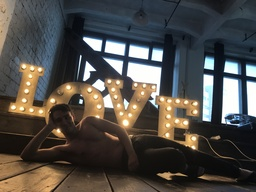
#> input picture Hack_flask/0.4812619343660616IMG_0822.jpg, 256 x 192 px, shrunk from 4032 x 3024 before the run
$ python -i cv.py   (imports and definitions only)
#> lines starting #> are read from the running program, lines starting #| are printed output that depends on the picture; after the words box and inside, x2 and y2 are one past the last pixel; in counts of white or black regions, pixels touching at a corner belong together
#> in cuppatch, img is the input picture: shape (192, 256, 3); mean B, G, R 71.8, 76.5, 80
import time

import numpy as np
import cv2
import matplotlib.pyplot as plt
from PIL import Image

BLUR = 21
CANNY_THRESH_1 = 10
CANNY_THRESH_2 = 200
MASK_DILATE_ITER = 10
MASK_ERODE_ITER = 10
MASK_COLOR = (0.0, 0.0, 1.0)  # In BGR format


def imagecup(imgo):
    height, width = imgo.shape[:2]
#> height = 192; width = 256
    # Create a mask holder
    mask = np.zeros(imgo.shape[:2], np.uint8)

    # Grab Cut the object
    bgdModel = np.zeros((1, 65), np.float64)
    fgdModel = np.zeros((1, 65), np.float64)

    # Hard Coding the Rect The object must lie within this rect.
    rect = (10, 10, width - 30, height - 30)
#> rect = (10, 10, 226, 162)
    cv2.grabCut(imgo, mask, rect, bgdModel, fgdModel, 5, cv2.GC_INIT_WITH_RECT)
    mask = np.where((mask == 2) | (mask == 0), 0, 1).astype('uint8')
    img1 = imgo * mask[:, :, np.newaxis]
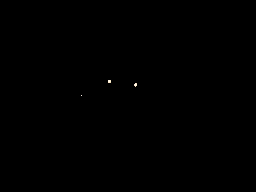
#> img1: shape (192, 256, 3); mean B, G, R 0.1, 0.1, 0.1

    # Get the background
    background = imgo - img1

    # Change all pixels in the background that are not black to white
    background[np.where((background > [0, 0, 0]).all(axis=2))] = [255, 255, 255]
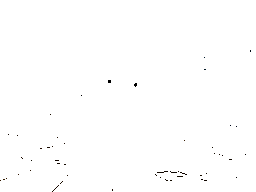
#> background: shape (192, 256, 3); mean B, G, R 254.4, 254.4, 254.4

    # Add the background and the image
    final = background + img1

    # To be done - Smoothening the edges
    return final


def imagecup2(img):
    gray = cv2.cvtColor(img, cv2.COLOR_BGR2GRAY)

    # -- Edge detection -------------------------------------------------------------------
    edges = cv2.Canny(gray, CANNY_THRESH_1, CANNY_THRESH_2)
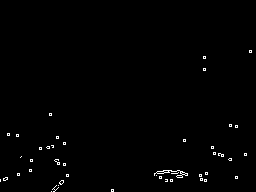
#> edges: shape (192, 256); 0.84% white in thin lines or dots, all inside (x1, y1, x2, y2) = (0, 50, 252, 192)
    edges = cv2.dilate(edges, None)
#> edges: shape (192, 256); 2.6% white; 32 white regions (1 under 20 px), largest, box (x1, y1, x2, y2) and area: (153, 169, 189, 180) 258, (50, 179, 65, 192) 97, (212, 151, 225, 158) 67
    edges = cv2.erode(edges, None)
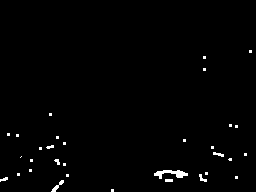
#> edges: shape (192, 256); 1.2% white; 32 white regions (24 under 20 px)

    # -- Find contours in edges, sort by area ---------------------------------------------
    contour_info = []
    contours, _ = cv2.findContours(edges, cv2.RETR_LIST, cv2.CHAIN_APPROX_NONE)
#> contours = 32 contours, 30 with area under 20; largest, box (x1, y1, x2, y2) and area: (154, 170, 188, 179) 116, (51, 180, 64, 192) 33
    for c in contours:
        contour_info.append((
            c,
            cv2.isContourConvex(c),
            cv2.contourArea(c),
        ))
#> this loop made 32 passes
#> c on pass 16: [[21, 156], [20, 157]]
#> after the loop, contour_info = 32 items
    contour_info = sorted(contour_info, key=lambda c: c[2], reverse=True)
    max_contour = contour_info[0]
#> max_contour = 3 items, first 3: contour of 79 points, box (x1, y1, x2, y2) (154, 170, 188, 179), area 116, False, 115.5

    # -- Create empty mask, draw filled polygon on it corresponding to largest contour ----
    # Mask is black, polygon is white
    mask = np.zeros(edges.shape)
    cv2.fillConvexPoly(mask, max_contour[0], (255))
#> mask: shape (192, 256) float64; 0.42% white; 1 white region, box (x1, y1, x2, y2) and area: (154, 170, 188, 179) 205

    # -- Smooth mask, then blur it --------------------------------------------------------
    mask = cv2.dilate(mask, None, iterations=MASK_DILATE_ITER)
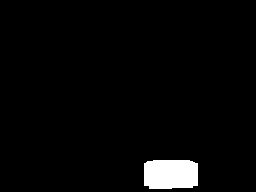
#> mask: shape (192, 256) float64; 3% white; 1 white region, box (x1, y1, x2, y2) and area: (144, 160, 198, 189) 1485
    mask = cv2.erode(mask, None, iterations=MASK_ERODE_ITER)
#> mask: shape (192, 256) float64; 0.46% white; 1 white region, box (x1, y1, x2, y2) and area: (154, 170, 188, 179) 225
    mask = cv2.GaussianBlur(mask, (BLUR, BLUR), 0)
    mask_stack = np.dstack([mask] * 3)  # Create 3-channel alpha mask

    # -- Blend masked img into MASK_COLOR background --------------------------------------
    mask_stack = mask_stack.astype('float32') / 255.0  # Use float matrices,
    img = img.astype('float32') / 255.0  # for easy blending

    masked = (mask_stack * img) + ((1 - mask_stack) * MASK_COLOR)  # Blend
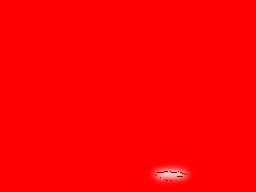
#> masked: shape (192, 256, 3) float64; mean of channels 0, 1, 2 0.00415, 0.00417, 1; drawn as B, G, R
    masked = (masked * 255).astype('uint8')  # Convert back to 8-bit
    return masked


# [25 lines left out: function cupany, not called in this run]


def cuppatch(patch):
    img = cv2.imread(patch)
    img = imagecup2(imagecup(img))
    gray = cv2.cvtColor(img, cv2.COLOR_BGR2GRAY)
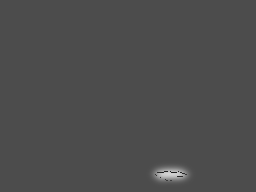
#> gray: shape (192, 256); min 26, max 209, mean 76.7
    cv2.imwrite('rez' + patch + ".jpg", gray)


# [19 lines left out: functions blend_transparent, maincv, not called in this run]

>>> result = cuppatch('0.4812619343660616IMG_0822.jpg')

$ run again, on Hack_flask/0.0274423510304985240_zY4TBPr_o.jpg
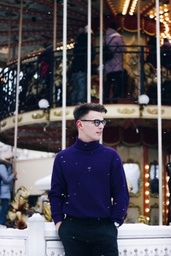
#> input picture Hack_flask/0.0274423510304985240_zY4TBPr_o.jpg, 171 x 256 px, shrunk from 1365 x 2048 before the run
#> in cuppatch, img is the input picture: shape (256, 171, 3); mean B, G, R 87.2, 81.8, 87.2
#> in imagecup2, `edges = cv2.erode(edges, None)`:
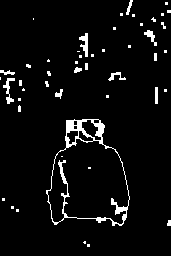
#> edges: shape (256, 171); 4.8% white; 48 white regions (35 under 20 px)
#> contours = 55 contours, 40 with area under 20; largest, box (x1, y1, x2, y2) and area: (46, 119, 130, 226) 6276, (47, 138, 130, 225) 5200, (81, 119, 102, 141) 218, (66, 130, 79, 145) 112, (78, 130, 94, 142) 89
#> the loop in imagecup2, `for c in contours:` made 55 passes
#> c on passes 8, 27, 39, 48: [[61, 156], [62, 156]], [[0, 77], [0, 78], [0, 79], [0, 78]], [[77, 51], [78, 51], [79, 51], [78, 51]], [[33, 18], [33, 19]]
#> after the loop in imagecup2, `for c in contours:`: contour_info = 55 items
#> max_contour = 3 items, first 3: contour of 334 points, box (x1, y1, x2, y2) (46, 119, 130, 226), area 6276, False, 6276
#> in cuppatch, `gray = cv2.cvtColor(img, cv2.COLOR_BGR2GRAY)`:
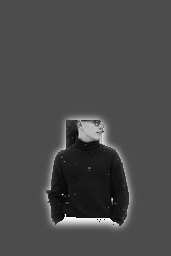
#> gray: shape (256, 171); min 2, max 255, mean 73.8
